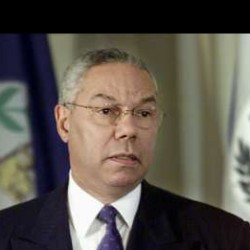
#> input picture dataset/Colin_Powell/Colin_Powell_0001.jpg, 250 x 250 px
$ jupyter execute --allow-errors Implementacao.ipynb   (text cells are left out)
#> lines starting #> are read from the running program, lines starting #| are printed output that depends on the picture; pictures that were not available may be replaced by others from this repository, and a replacement may not be noted
[cell 1]
import cv2
import numpy as np
import matplotlib.pyplot as plt
import os
from sklearn.preprocessing import LabelEncoder
from sklearn.model_selection import train_test_split
from skimage.feature import local_binary_pattern
from sklearn.neighbors import NearestNeighbors
from sklearn.metrics import confusion_matrix
from sklearn.metrics import classification_report
import itertools
from sklearn.neighbors import DistanceMetric
from sklearn.svm import SVC
import pickle

[cell 2]
#Dataset Folder
dataset_folder = "dataset/"


names = []
images = []

#Reading all data
for folder in os.listdir(dataset_folder):
    for name in os.listdir(os.path.join(dataset_folder, folder))[:70]: # limit only 70 face per class
        if name.find(".jpg") > -1 :
            img = cv2.imread(os.path.join(dataset_folder + folder, name))
#> img is the input picture: shape (250, 250, 3); mean B, G, R 75.8, 83.4, 89.5
            #Saving image
            images.append(img)
            #Name of current data (label)
            names.append(folder)


#Labels from names of all data
labels = np.unique(names)
labels

[cell 3]
def show_dataset(images_class, label):
    # show data for 1 class
    plt.figure(figsize=(14,5))
    k = 0
    for i in range(1,6):
        plt.subplot(1,5,i)
        try :
            plt.imshow(images_class[k][:,:,::-1])
        except :
            plt.imshow(images_class[k], cmap='gray')
        plt.title(label)
        plt.axis('off')
        plt.tight_layout()
        k += 1
    plt.show()

#> (a cell that did not finish here is left out)

[cell 5]
#Face detector algorithm to crop
face_cascade = cv2.CascadeClassifier('haarcascades/haarcascade_frontalface_default.xml')

#Fuction for detect face, change color and resize of some given image
def detect_face(img, idx):
    #Convert to Grayscale
    img = cv2.cvtColor(img, cv2.COLOR_BGR2GRAY)
    #Try to detect face
    faces = face_cascade.detectMultiScale(img, 1.3, 5)

    #Verify if a face has been found
    try :
        x, y, w, h = faces[0]
        #Crop image
        img = img[y:y+h, x:x+w]
        #Resize image
        img = cv2.resize(img, (100, 100))
    except :
        print("Face not found in image index", i)
        img = None
    #Return image
    return img

[cell 6]
croped_images = []
for i, img in enumerate(images) :
    img = detect_face(img, i)
    if img is not None :
        croped_images.append(img)
    else :
        del names[i]
#> this loop made 4 passes
#> pass 1, in detect_face, `img = cv2.cvtColor(img, cv2.COLOR_BGR2GRAY)`:
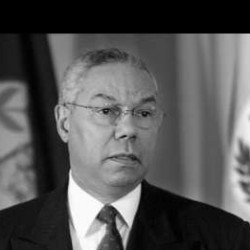
#> img: shape (250, 250); min 0, max 255, mean 84.3
#> pass 1, in detect_face, `img = img[y:y+h, x:x+w]`:
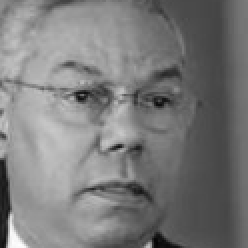
#> img: shape (124, 124) (shown 2 times larger); min 4, max 254, mean 122.4
#> pass 2, in detect_face (call 2), `img = cv2.cvtColor(img, cv2.COLOR_BGR2GRAY)`:
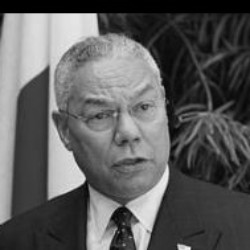
#> img: shape (250, 250); min 0, max 249, mean 92.8

#> (a cell that did not finish here is left out)

[cell 8]
label_encoder = LabelEncoder()
label_encoder.fit(names)

print("Labels: ")
for i, label in enumerate(label_encoder.classes_):
    print ("\t", i, label)

names_labeled = label_encoder.transform(names)
print("Label Code of each image: ")
print( names_labeled)

[cell 9]
x_train, x_test, y_train, y_test = train_test_split(np.array(croped_images, dtype=np.float32),   # input data
                                                    np.array(names_labeled),                            # target/output data
                                                    test_size=0.25,
                                                    random_state=42)
print("Train Images:", x_train.shape)
#| Train Images: (3, 100, 100)
print("Train Labels:", y_train.shape)
#| Train Labels: (3,)
print("Test Images:", x_test.shape)
#| Test Images: (1, 100, 100)
print("Test Labels:", y_test.shape)
#| Test Labels: (1,)

[cell 10]
class LBPH_SVM_Recognizer():

    def __init__(self, C=100, Gamma=0.001):
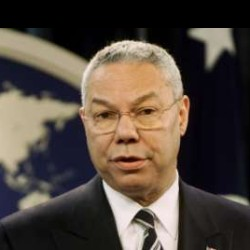
#> input picture dataset/Colin_Powell/Colin_Powell_0005.jpg, 250 x 250 px, given in place of Video.mp4, which was not available
#> further down, frame is the input picture: shape (250, 250, 3); mean B, G, R 62.5, 71.5, 82.5
#> `frame = cv2.resize(frame, (1000,800))`:
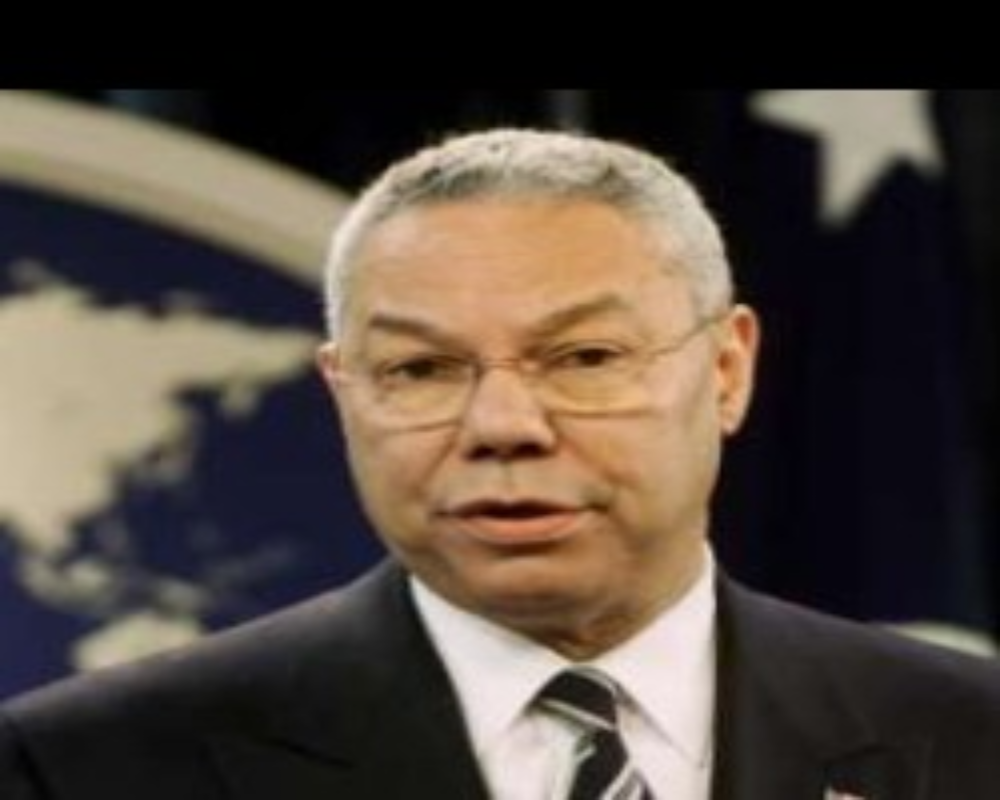
#> frame: shape (800, 1000, 3); mean B, G, R 62.4, 71.4, 82.4
        self.svm = SVC(kernel='precomputed', C=C, gamma=Gamma, probability=True)
        self.chi2 = DistanceMetric.get_metric('pyfunc', func=self.chi2_distance)
        self.face_histograms = []
        self.hist_mat = []

    def chi2_distance(self, hist1, hist2, gamma=0.5):
        chi = - gamma * np.sum(((hist1 - hist2) ** 2) / (hist1 + hist2 + 1e-7))
        return chi

    # [44 lines left out: functions find_lbp_histogram, sliding_window, train, predict, not called in this run]

#> (a cell that did not finish here is left out)

[cell 12]
def detect_all_faces(frame):

    #Convert to Grayscale
    frame = cv2.cvtColor(frame, cv2.COLOR_BGR2GRAY)
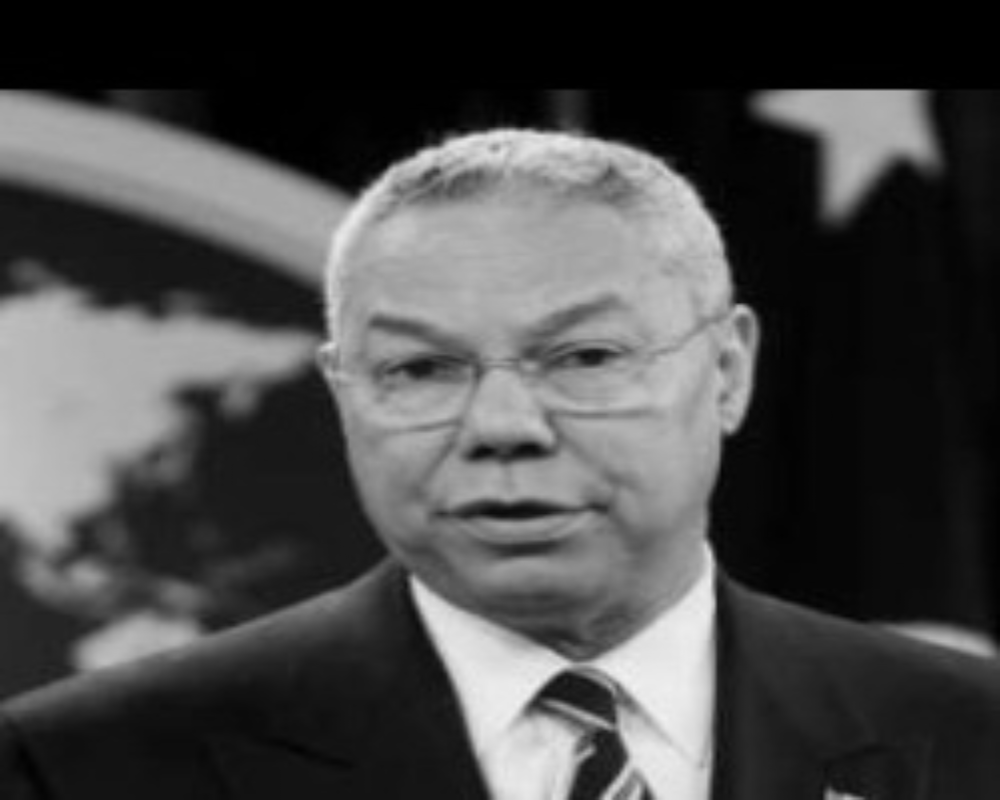
#> frame: shape (800, 1000); min 0, max 241, mean 73.6
    #Try to detect face
    faces = face_cascade.detectMultiScale(frame, 1.3, 5)
#> faces = [[304, 205, 403, 403]]

    cropped_faces = []
    for (x,y,w,h) in faces:
        img = frame[y:y+h, x:x+w]
        img = cv2.resize(img, (100, 100))
        cropped_faces.append(img)
#> this loop made 1 pass
#> pass 1, in detect_all_faces, `img = frame[y:y+h, x:x+w]`:
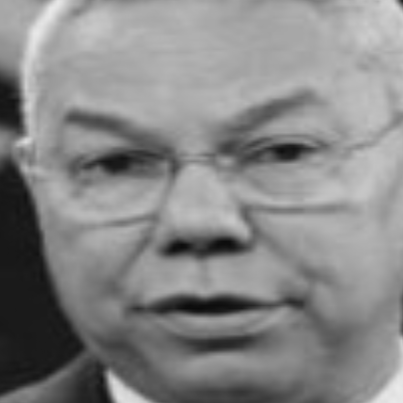
#> img: shape (403, 403); min 10, max 234, mean 134.8
#> after the loop, cropped_faces = 1 item
#> `faces, cropped_faces = detect_all_faces(frame)`: faces = [[304, 205, 403, 403]]; cropped_faces = 1 item

    return faces, cropped_faces

[cell 13]
cap = cv2.VideoCapture("Video.mp4")

faces_history = []

#> (the rest of this cell did not finish here and is left out)
